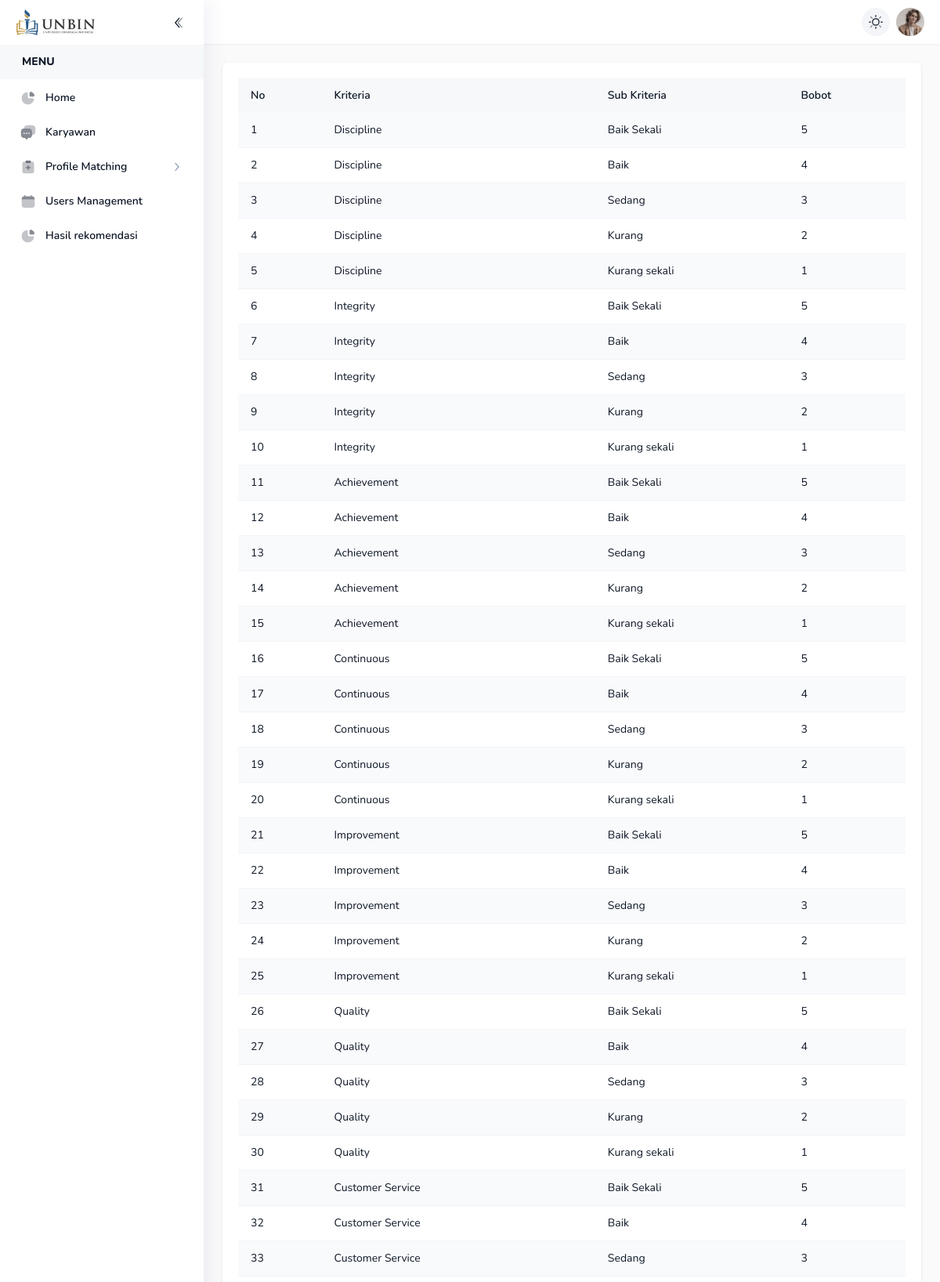
/index.php?pages=subkriteria (signed in, upper part), run on the app's committed database.
### tables this page shows
CREATE TABLE `sub_kriteria` (
  `id` int(11) NOT NULL,
  `kriteria_id` int(11) NOT NULL,
  `nama` varchar(68) NOT NULL,
  `nilai` int(11) NOT NULL
);

CREATE TABLE `kriteria` (
  `id` int(11) NOT NULL,
  `nama` varchar(64) NOT NULL,
  `jenis` enum('cf','sf') NOT NULL,
  `ket` varchar(64) NOT NULL
);

### include/config.php (called while the page is built, shortened)
<?php
$conn = mysqli_connect('localhost', 'root', '', 'db_pma_angga_3');
function query($query)
{
    global $conn;
    $res = mysqli_query($conn, $query);
    $rows = [];
    while ($row = mysqli_fetch_assoc($res)) {
        $rows[] = $row;
    }
    return $rows;
}
?>

### pages/subkriteria.php (the view)
<?php
$kriterias = query("SELECT a.nama as subkri,b.nama,a.nilai FROM sub_kriteria a left join kriteria b on a.kriteria_id = b.id");
?>
<div class="col-md-12 justify-content-center panel">
    <div class="table-responsive">
        <table class="table-striped">
            <thead>
                <tr>
                    <th>No</th>
                    <th>Kriteria</th>
                    <th>Sub Kriteria</th>
                    <th>Bobot</th>
                </tr>
            </thead>
            <tbody>
                <?php
                $no=1;
                foreach($kriterias as $kriteria) :
                ?>
                    <tr>
                        <td class="whitespace-nowrap"><?php echo $no++?></td>
                        <td ><?php echo $kriteria['nama']?></td>
                        <td ><?php echo $kriteria['subkri']?></td>
                        <td ><?php echo $kriteria['nilai']?></td>
                    </tr>
                <?php endforeach; ?>
            </tbody>
        </table>
    </div>
</div>

### data on the page
sub_kriteria: kriteria.nama "Discipline", nama "Baik Sekali", nilai "5"
sub_kriteria: kriteria.nama "Discipline", nama "Baik", nilai "4"
sub_kriteria: kriteria.nama "Discipline", nama "Sedang", nilai "3"
sub_kriteria: kriteria.nama "Discipline", nama "Kurang", nilai "2"
sub_kriteria: kriteria.nama "Discipline", nama "Kurang sekali", nilai "1"
sub_kriteria: kriteria.nama "Integrity", nama "Baik Sekali", nilai "5"
sub_kriteria: kriteria.nama "Integrity", nama "Baik", nilai "4"
sub_kriteria: kriteria.nama "Integrity", nama "Sedang", nilai "3"
sub_kriteria: kriteria.nama "Integrity", nama "Kurang", nilai "2"
sub_kriteria: kriteria.nama "Integrity", nama "Kurang sekali", nilai "1"
sub_kriteria: kriteria.nama "Achievement", nama "Baik Sekali", nilai "5"
sub_kriteria: kriteria.nama "Achievement", nama "Baik", nilai "4"
sub_kriteria: kriteria.nama "Achievement", nama "Sedang", nilai "3"
sub_kriteria: kriteria.nama "Achievement", nama "Kurang", nilai "2"
sub_kriteria: kriteria.nama "Achievement", nama "Kurang sekali", nilai "1"
sub_kriteria: kriteria.nama "Continuous", nama "Baik Sekali", nilai "5"
sub_kriteria: kriteria.nama "Continuous", nama "Baik", nilai "4"
sub_kriteria: kriteria.nama "Continuous", nama "Sedang", nilai "3"
sub_kriteria: kriteria.nama "Continuous", nama "Kurang", nilai "2"
sub_kriteria: kriteria.nama "Continuous", nama "Kurang sekali", nilai "1"
sub_kriteria: kriteria.nama "Improvement", nama "Baik Sekali", nilai "5"
sub_kriteria: kriteria.nama "Improvement", nama "Baik", nilai "4"
sub_kriteria: kriteria.nama "Improvement", nama "Sedang", nilai "3"
sub_kriteria: kriteria.nama "Improvement", nama "Kurang", nilai "2"
sub_kriteria: kriteria.nama "Improvement", nama "Kurang sekali", nilai "1"
sub_kriteria: kriteria.nama "Quality", nama "Baik Sekali", nilai "5"
sub_kriteria: kriteria.nama "Quality", nama "Baik", nilai "4"
sub_kriteria: kriteria.nama "Quality", nama "Sedang", nilai "3"
sub_kriteria: kriteria.nama "Quality", nama "Kurang", nilai "2"
sub_kriteria: kriteria.nama "Quality", nama "Kurang sekali", nilai "1"
sub_kriteria: kriteria.nama "Customer Service", nama "Baik Sekali", nilai "5"
sub_kriteria: kriteria.nama "Customer Service", nama "Baik", nilai "4"
sub_kriteria: kriteria.nama "Customer Service", nama "Sedang", nilai "3"
